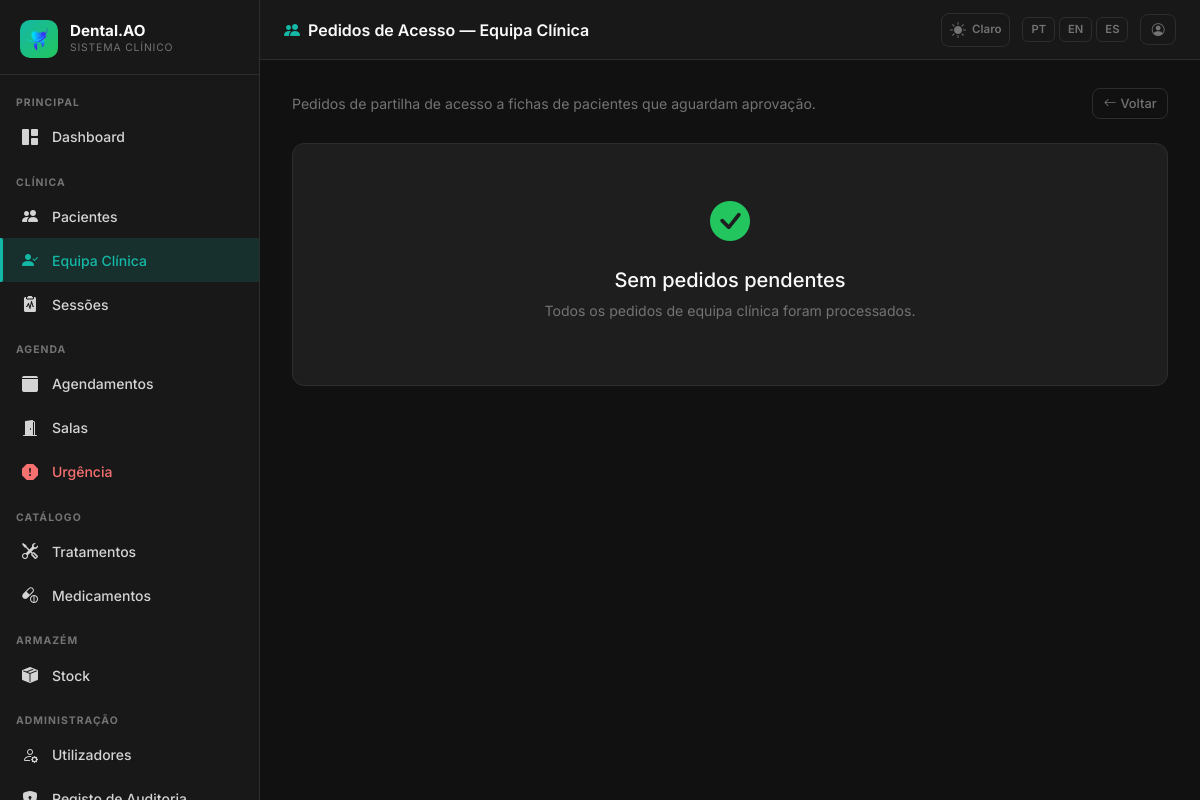
/patients/care-team-pending (signed in), run on the app's committed database.
### app/models.py (models this page shows, shortened)
class AppSetting(db.Model):
    __tablename__ = 'app_settings'
    key   = db.Column(db.String(64), primary_key=True)
    value = db.Column(db.Text, nullable=True)
    _DEFAULTS = {
        'app_name':       'DentalCare Pro',
        'app_logo':       '',
        'bg_dark':        '#111111',
        'sidebar_dark':   '#181818',
        'card_dark':      '#1e1e1e',
        'border_dark':    '#2d2d2d',
        'text_dark':      '#d4d4d4',
        'primary_dark':   '#14b8a6',
        'success_dark':   '#22c55e',
        'danger_dark':    '#f87171',
        'warning_dark':   '#fbbf24',
        'bg_light':       '#f0f4f8',
        'card_light':     '#ffffff',
        'border_light':   '#d1dce8',
        'text_light':     '#334155',
        'primary_light':  '#1976d2',
        'success_light':  '#00875a',
        'danger_light':   '#d32f2f',
        'warning_light':  '#e65100',
        'xray_max_mb':        '10',
        'stock_invoice_max_mb': '5',
        'urgency_surcharge':  '30',
    }
    @classmethod
    def all_as_dict(cls):
        stored = {s.key: s.value for s in cls.query.all()}
        result = dict(cls._DEFAULTS)
        result.update(stored)
        return result

### app/patients/routes.py (the view)
@patients_bp.route('/care-team-pending')
@login_required
def care_team_pending():
    if current_user.role not in [Role.SUPERADMIN, Role.CLINICAL_DIRECTOR]:
        abort(403)
    pending = (PatientCareTeam.query
               .filter_by(status='pending')
               .order_by(PatientCareTeam.created_at.asc())
               .all())
    return render_template('patients/care_team_pending.html', pending=pending)

### app/templates/patients/care_team_pending.html (shortened to what this page needs)
{% extends "base.html" %}
{% block page_title %}
  <i class="bi bi-people-fill me-2" style="color:var(--dc-primary)"></i>{{ _('Pedidos de Acesso — Equipa Clínica') }}
{% endblock %}
{% block content %}
<div class="d-flex justify-content-between align-items-center mb-4 flex-wrap gap-2">
  <p class="mb-0" style="font-size:.88rem;color:var(--dc-text-muted)">
    {{ _('Pedidos de partilha de acesso a fichas de pacientes que aguardam aprovação.') }}
  </p>
  <a href="{{ url_for('main.dashboard') }}" class="btn btn-outline-secondary btn-sm">
    <i class="bi bi-arrow-left me-1"></i>{{ _('Voltar') }}
  </a>
</div>
{% if pending %}
<div class="dc-card">
  <div class="table-responsive">
    <table class="table table-hover align-middle mb-0" style="color:var(--dc-text)">
      <thead>
        <tr style="color:var(--dc-text-muted);font-size:.78rem;text-transform:uppercase;letter-spacing:.05em;border-color:var(--dc-border)">
          <th>{{ _('Paciente') }}</th>
          <th>{{ _('Dentista Solicitado') }}</th>
          <th>{{ _('Pedido Por') }}</th>
          <th>{{ _('Data') }}</th>
          <th>{{ _('Notas') }}</th>
          <th class="text-end">{{ _('Ação') }}</th>
        </tr>
      </thead>
      <tbody>
        {% for entry in pending %}
        <tr style="border-color:var(--dc-border)">
          <td>
            <a href="{{ url_for('patients.detail', patient_id=entry.patient_id) }}"
               style="color:var(--dc-primary);font-weight:600;text-decoration:none">
              <i class="bi bi-person-fill me-1"></i>{{ entry.patient.full_name }}
            </a>
          </td>
          <td>
            <div style="font-weight:600;color:var(--dc-white)">{{ entry.dentist.full_name }}</div>
            <div style="font-size:.73rem;color:var(--dc-text-muted)">
              {% if entry.dentist.specialty %}{{ entry.dentist.specialty }}{% endif %}
            </div>
          </td>
          <td style="color:var(--dc-text-muted);font-size:.85rem">{{ entry.requested_by.full_name }}</td>
          <td style="color:var(--dc-text-muted);font-size:.82rem;white-space:nowrap">
            {{ entry.created_at.strftime('%d/%m/%Y %H:%M') if entry.created_at else '—' }}
          </td>
          <td style="font-size:.82rem;color:var(--dc-text-muted);max-width:180px">
            {{ entry.notes or '—' }}
          </td>
          <td class="text-end">
            <div class="d-flex gap-2 justify-content-end">
              <form method="POST" action="{{ url_for('patients.care_team_approve', patient_id=entry.patient_id, entry_id=entry.id) }}">
                <input type="hidden" name="csrf_token" value="{{ csrf_token() }}">
                <button class="btn btn-success btn-sm">
                  <i class="bi bi-check-circle-fill me-1"></i>{{ _('Aprovar') }}
                </button>
              </form>
              <form method="POST" action="{{ url_for('patients.care_team_reject', patient_id=entry.patient_id, entry_id=entry.id) }}">
                <input type="hidden" name="csrf_token" value="{{ csrf_token() }}">
                <button class="btn btn-outline-danger btn-sm">
                  <i class="bi bi-x-circle-fill me-1"></i>{{ _('Recusar') }}
                </button>
              </form>
            </div>
          </td>
        </tr>
        {% endfor %}
      </tbody>
    </table>
  </div>
</div>
{% else %}
<div class="dc-card text-center py-5">
  <i class="bi bi-check-circle-fill fs-1 d-block mb-3" style="color:var(--dc-success)"></i>
  <h5 style="color:var(--dc-white)">{{ _('Sem pedidos pendentes') }}</h5>
  <p style="color:var(--dc-text-muted);font-size:.88rem">{{ _('Todos os pedidos de equipa clínica foram processados.') }}</p>
</div>
{% endif %}
{% endblock %}

### app/templates/base.html (shortened to what this page needs)
<!DOCTYPE html>
<html lang="{{ get_locale() }}" data-dc-theme="{{ session.get('theme', 'dark') }}">
<head>
  <link href="https://cdn.jsdelivr.net/npm/bootstrap@5.3.2/dist/css/bootstrap.min.css" rel="stylesheet">
  <link href="https://cdn.jsdelivr.net/npm/bootstrap-icons@1.11.3/font/bootstrap-icons.min.css" rel="stylesheet">
  <link href="{{ url_for('static', filename='css/dental.css') }}" rel="stylesheet">
</head>
<body>
<aside class="dc-sidebar" id="dcSidebar">
  <div class="dc-brand">
    <div class="dc-brand-icon">
      {% if app_settings.app_logo %}
        <img src="{{ url_for('superadmin.logo_file', filename=app_settings.app_logo) }}"
             alt="{{ app_settings.app_name }}"
             style="width:36px;height:36px;object-fit:contain;border-radius:6px;">
      {% else %}
        <i class="bi bi-heart-pulse-fill"></i>
      {% endif %}
    </div>
    <div class="flex-fill">
      <div class="dc-brand-name">{{ app_settings.app_name }}</div>
      <div class="dc-brand-sub">{{ _('Sistema Clínico') }}</div>
    </div>
  </div>
  <nav class="dc-nav">
    {% set role = current_user.role %}
    <div class="dc-nav-section">{{ _('Principal') }}</div>
    <a href="{{ url_for('main.dashboard') }}"
       class="dc-nav-item {% if request.endpoint == 'main.dashboard' %}active{% endif %}">
      <i class="bi bi-grid-1x2-fill"></i> {{ _('Dashboard') }}
    </a>
    {% if role in ['superadmin', 'clinical_director', 'dentist', 'reception'] %}
    <div class="dc-nav-section mt-2">{{ _('Clínica') }}</div>
    {% endif %}
    {% if role in ['superadmin', 'clinical_director', 'dentist', 'reception'] %}
    <a href="{{ url_for('patients.index') }}"
       class="dc-nav-item {% if request.endpoint == 'patients.index' or request.endpoint in ['patients.new','patients.edit','patients.detail'] %}active{% endif %}">
      <i class="bi bi-people-fill"></i> {{ _('Pacientes') }}
    </a>
    {% endif %}
    {% if role in ['superadmin', 'clinical_director'] %}
    <a href="{{ url_for('patients.care_team_pending') }}"
       class="dc-nav-item {% if request.endpoint == 'patients.care_team_pending' %}active{% endif %}">
      <i class="bi bi-person-check-fill"></i> {{ _('Equipa Clínica') }}
    </a>
    {% endif %}
    {% if role in ['superadmin', 'clinical_director', 'dentist'] %}
    <a href="{{ url_for('sessions.index') }}"
       class="dc-nav-item {% if request.endpoint and 'sessions.' in request.endpoint and 'audit' not in request.endpoint and 'evolution' not in request.endpoint %}active{% endif %}">
      <i class="bi bi-clipboard2-pulse-fill"></i> {{ _('Sessões') }}
    </a>
    {% endif %}
    {% if role in ['superadmin', 'clinical_director', 'reception', 'dentist'] %}
    <div class="dc-nav-section mt-2">{{ _('Agenda') }}</div>
    {% endif %}
    {% if role in ['superadmin', 'clinical_director', 'reception'] %}
    <a href="{{ url_for('scheduling.calendar') }}"
       class="dc-nav-item {% if request.endpoint and 'scheduling.' in request.endpoint and 'emergency' not in request.endpoint and 'room' not in request.endpoint %}active{% endif %}">
      <i class="bi bi-calendar3-fill"></i> {{ _('Agendamentos') }}
    </a>
    {% endif %}
    {% if role in ['superadmin', 'clinical_director', 'reception', 'dentist'] %}
    <a href="{{ url_for('scheduling.rooms') }}"
       class="dc-nav-item {% if request.endpoint and 'rooms' in request.endpoint %}active{% endif %}">
      <i class="bi bi-door-open-fill"></i> {{ _('Salas') }}
    </a>
    {% endif %}
    {% if role in ['superadmin', 'clinical_director', 'reception', 'dentist'] %}
    <a href="{{ url_for('scheduling.emergency') }}"
       class="dc-nav-item {% if request.endpoint and 'emergency' in request.endpoint %}active{% endif %}"
       style="color:var(--dc-danger)">
      <i class="bi bi-exclamation-octagon-fill"></i> {{ _('Urgência') }}
    </a>
    {% endif %}
    {% if role in ['superadmin', 'clinical_director', 'dentist'] %}
    <div class="dc-nav-section mt-2">{{ _('Catálogo') }}</div>
    <a href="{{ url_for('admin.treatments') }}"
       class="dc-nav-item {% if 'treatments' in request.endpoint %}active{% endif %}">
      <i class="bi bi-tools"></i> {{ _('Tratamentos') }}
    </a>
    <a href="{{ url_for('admin.medicines') }}"
       class="dc-nav-item {% if 'medicine' in request.endpoint %}active{% endif %}">
      <i class="bi bi-capsule-pill"></i> {{ _('Medicamentos') }}
    </a>
    {% endif %}
    {% if role in ['superadmin', 'clinical_director', 'dentist', 'receptionist'] %}
    <div class="dc-nav-section mt-2">{{ _('Armazém') }}</div>
    <a href="{{ url_for('stock.index') }}"
       class="dc-nav-item {% if request.endpoint and 'stock.' in request.endpoint %}active{% endif %}">
      <i class="bi bi-box-seam-fill"></i> {{ _('Stock') }}
    </a>
    {% endif %}
    {% if role in ['superadmin', 'clinical_director'] %}
    <div class="dc-nav-section mt-2">{{ _('Administração') }}</div>
    <a href="{{ url_for('admin.users') }}"
       class="dc-nav-item {% if 'user' in request.endpoint %}active{% endif %}">
      <i class="bi bi-person-gear"></i> {{ _('Utilizadores') }}
    </a>
    <a href="{{ url_for('admin.audit_log') }}"
       class="dc-nav-item {% if 'audit' in request.endpoint %}active{% endif %}">
      <i class="bi bi-shield-lock-fill"></i> {{ _('Registo de Auditoria') }}
    </a>
    {% endif %}
  </nav>
</aside>
<header class="dc-topbar">
  <span class="page-title">{% block page_title %}{% endblock %}</span>
  <div class="topbar-actions">
    <a href="{{ url_for('auth.toggle_theme') }}"
       class="theme-toggle"
       title="{{ _('Alternar tema') }}">
      {% if session.get('theme', 'dark') == 'dark' %}
        <i class="bi bi-sun-fill"></i><span style="font-size:.72rem;font-weight:600;margin-left:2px">{{ _('Claro') }}</span>
      {% else %}
        <i class="bi bi-moon-stars-fill"></i><span style="font-size:.72rem;font-weight:600;margin-left:2px">{{ _('Escuro') }}</span>
      {% endif %}
    </a>
    <div class="lang-switcher">
      <a href="{{ url_for('auth.set_lang', lang='pt') }}"
         class="lang-btn {% if get_locale() == 'pt' %}active{% endif %}">PT</a>
      <a href="{{ url_for('auth.set_lang', lang='en') }}"
         class="lang-btn {% if get_locale() == 'en' %}active{% endif %}">EN</a>
      <a href="{{ url_for('auth.set_lang', lang='es') }}"
         class="lang-btn {% if get_locale() == 'es' %}active{% endif %}">ES</a>
    </div>
    <a href="{{ url_for('auth.profile') }}" class="btn btn-sm btn-outline-secondary" title="{{ _('Meu Perfil') }}">
      <i class="bi bi-person-circle"></i>
    </a>
  </div>
</header>
<main class="dc-main">
  <div class="dc-content">
    {% block content %}{% endblock %}
  </div>
</main>
</body>
</html>

### data on the page
AppSetting: value (picture)
AppSetting: app_name "Dental.AO"
